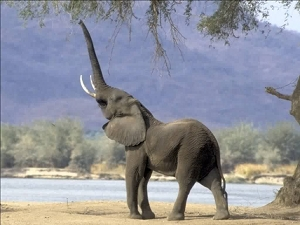
#> input picture elephant2_300x225_rgb.jpg, 300 x 225 px
$ python shiftmapnul.py   (Python 2 division)   (older library calls are emulated)
#> lines starting #> are read from the running program, lines starting #| are printed output that depends on the picture; after the words box and inside, x2 and y2 are one past the last pixel; in counts of white or black regions, pixels touching at a corner belong together
### inpaintools.py
# -*- coding: utf-8 -*-
"""
Created on Thu May 19 10:35:28 2016

@author: Balthazar
"""

import pymaxflow
import numpy as np
from time import time

## Alpha-expansion related functions

# [24 lines left out: function solve_binary_problem, not called in this run]

## Image displacements : circular shifts, warps, calculation of displacement maps

def shift_image(im, dx, dy):
    ''' circular shift of dx, dy'''
    cim=np.copy(im)
    return np.roll(np.roll(cim,dy,axis=0),dx,axis=1)

def warp(im,mx,my):
    ''''''
    sh = im.shape

    px, py = np.meshgrid(range(sh[1]), range(sh[0]))
    px = px + mx
    py = py + my

    #truncated
    px = np.mod(px,sh[1])
    py = np.mod(py,sh[0])#
    Out = im[py[:].astype(np.int),px[:].astype(np.int),]
    return Out

# [16 lines left out: function compute_displacement_map, not called in this run]

## Distance

def diff_image(a, b):
    if len(a.shape) > 2:
        return np.sum(np.abs(a - b)**2, axis=2) ** (1 / float(2))
    else:
        return np.abs(a - b)

# [6 lines left out: function difflabel, not called in this run]

## Utilitaries

def intensity(im):
    return(1/3*np.sum(im,axis=2))

def mint(A,B):
    return 1 * (A * (A <= B) + B * (B < A))

def frontiere(mask, neighborhood):
    M = 1 - mask
    K = M * 0
    n = len(neighborhood)
    for i, j in zip(neighborhood[:,0], neighborhood[:,1]):
       K += shift_image(M, i, j)
    F = K > 0
    return F * mask

def penaltydata(mx,my,mask):
    sh = mask.shape
    px, py = np.meshgrid(range(sh[1]), range(sh[0]))
    px = px + mx
    py = py + my
    C=5000000000
    K1=C*(px>(sh[1]-1))
    K2=C*(py>(sh[0]-1))
    K3=C*(px<0)
    K4=C*(py<0)
    px = np.mod(px,sh[1])
    py = np.mod(py,sh[0])
    I=C*mask[py.astype(np.int),px.astype(np.int)]
    return (I+K1+K2+K3+K4)*mask

def square_neighborhood(n):
    dx, dy = np.meshgrid(np.arange(-n // 2 + 1, n // 2 + 1), np.arange(-n//2 + 1, n // 2 + 1 ))
    dx, dy = dx.ravel(), dy.ravel()
    return np.array([dx, dy]).T

# [16 lines left out: functions round_neighborhood, rayon, not called in this run]

w = lambda x : np.exp(-0.25 * (x**2))

# [40 lines left out: function dataterm, not called in this run]

### shiftmapnul.py
# -*- coding: utf-8 -*-
"""
Created on Sun Apr 24 14:08:41 2016

@author: Rémi
"""

import numpy as np
from scipy.misc import imread
import pylab as plt
#from skimage import io
from time import time
from inpaintools import *

im = imread('elephant2_300x225_rgb.jpg').squeeze()
#> im is the input picture: shape (225, 300, 3); mean R, G, B 144.3, 145.8, 154.4
mask = imread('elephant2_300x225_msk.jpg').squeeze()
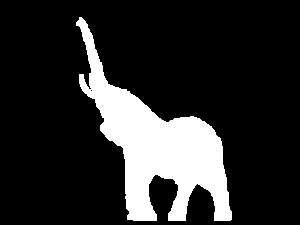
#> input picture elephant2_300x225_msk.jpg, 300 x 225 px
#> mask is the input picture: shape (225, 300); min 0, max 255, mean 42.8
mask = mask > 10
#> mask: shape (225, 300) bool; 16.8% white; 1 white region, box (x1, y1, x2, y2) and area: (76, 17, 232, 221) 11328


def Data(im, mx, my, mask, F, neighborhood):
    #F=frontiere(mask,neighborhood)
    M = np.copy(mask)
    I = im * (np.dstack((M==0, M==0, M==0)))
    e = []
    E = []
    D = []
    S = np.zeros(mask.shape)
    Data = np.zeros(mask.shape)
    for i, j in zip(neighborhood[:,0], neighborhood[:,1]):
        u = shift_image(I, i, j)
        v = warp(u, mx, my)
        e.append(u)
        E.append(v)
        x = (i ** 2 + j ** 2) ** 0.5
        D.append(w(x) * ((diff_image(u,v) ** 2) * ((u[:,:,0]>0) * (v[:,:,0]>0))))
        S = S + w(x) * ((v[:,:,0]>0) * (u[:,:,0]>0))
    S2 = S + ((S * F)==0)
    for Dataterm in D:
        Data = Data + (1 / S2) * Dataterm
    P = penaltydata(mx, my, mask)
    return ((Data + 5000000 * ((S * F)==0)) * (F > 0)) + P

def Datat(im, mask, shifts, neighborhood = np.array([[0,1],[0,-1],[0,2],[0,-2],[1,0],[-1,0],[2,0],[-2,0]])):
    F = frontiere(mask,neighborhood)
    n, k, v = im.shape
    l = shifts.shape[0]
    D = np.zeros((n,k,l))
    for m in range(l):
        mx = shifts[m,0]
        my = shifts[m,1]
        Mx = mx * np.ones((n,k)) * mask
        My = my * np.ones((n,k)) * mask
        Dm = Data(im, Mx, My, mask, F, neighborhood)
        D[:, :, m] = Dm
    return D

def dataterm(im, mask, shifts, data_neighborhood):
    #bob = time()
    width, height, depth = im.shape
#> width = 225; height = 300; depth = 3
    im = im * (np.dstack((1 - mask, ) * depth))
    card_offsets = len(shifts)
    card_neighbors = len(data_neighborhood)
#> card_neighbors = 9
    result = np.zeros((width, height, card_offsets))
    neighims = np.zeros((width, height, depth, card_neighbors))

    for index_neighbor in range(card_neighbors):
        dx, dy = data_neighborhood[index_neighbor]
        neighims[:, :, :, index_neighbor] = shift_image(im, dx, dy)
#> this loop made 9 passes
#> (dx, dy) on passes 1 to 9: (-1, -1), (0, -1), (1, -1), (-1, 0), (0, 0), (1, 0), (-1, 1), (0, 1), (1, 1)

    print 'Calcul du dataterm. ', card_offsets, 'offsets. 0% ',
    p = 0.0
    for index_offset in range(card_offsets):
        if float(index_offset) / card_offsets > p:
            print '#',
            p += 0.05
        mx, my = shifts[index_offset]
        Mx = mx * np.ones((width, height)) * mask
        My = my * np.ones((width, height)) * mask
        partial_result = np.zeros((width, height))
        normalisation = np.zeros((width, height))

        for index_neighbor in range(card_neighbors):
            dx, dy = data_neighborhood[index_neighbor]
            neighim = neighims[:, :, :, index_neighbor].copy()
            offsetim = warp(neighim, Mx, My)
            neigh_length = (dx ** 2 + dy ** 2) ** 0.5
            partial_result += w(neigh_length) * (diff_image(neighim, offsetim) ** 2) * (neighim[:,:,0]>0) * (offsetim[:,:,0]>0)
            normalisation += w(neigh_length) * (neighim[:,:,0]>0) * (offsetim[:,:,0]>0)

        normalisation += normalisation == 0
        partial_result /= normalisation
        result[:, :, index_offset] = partial_result + penaltydata(Mx, My, mask)
#> this loop made 99 passes
#> pass 1, in dataterm, `Mx = mx * np.ones((width, height)) * mask`:
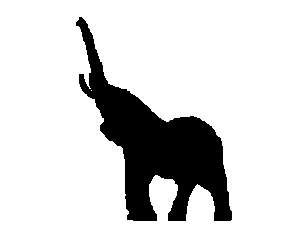
#> Mx: shape (225, 300) float64; values -22 (black) and 0 (white), 83.2% white; 1 black region, box (x1, y1, x2, y2) and area: (76, 17, 232, 221) 11328
#> pass 1, in warp, `py = np.mod(py,sh[0])#`:
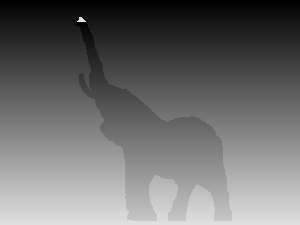
#> py: shape (225, 300) float64; min 0, max 224, mean 108.4
#> after the loop:
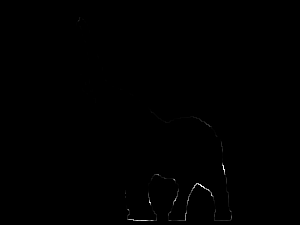
#> partial_result: shape (225, 300) float64; min 0, max 53678, mean 94.8; drawn with min black and max white
#> after the loop, p = 1
    print '100%'
    #print 'Temps de calcul = ', time()-bob
    return result

def shiftmaps(im, mask, shifts, D, smoothness_neighborhood = np.array([[0,1],[0,-1],[1,0],[-1,0]]),  rounds = 2):
    F = frontiere(mask, smoothness_neighborhood)
#> in frontiere, `K = M * 0`: K: shape (225, 300) int64; every value is 0
#> in frontiere, `n = len(neighborhood)`: n = 4
#> the loop in frontiere, `for i, j in zip(neighborhood[:,0], neighborhood[:,1]):` made 4 passes
#> j on pass 1: 1
#> pass 3, in frontiere, `K += shift_image(M, i, j)`:
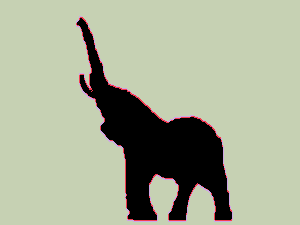
#> K: shape (225, 300) int64; 4 distinct labels, from 0 to 3; one colour per label, 0 black
#> after the loop in frontiere, `for i, j in zip(neighborhood[:,0], neighborhood[:,1]):`:
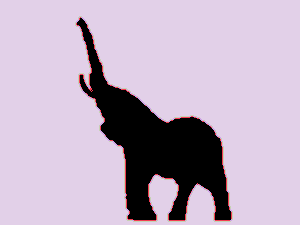
#> K: shape (225, 300) int64; 5 distinct labels, from 0 to 4; one colour per label, 0 black
#> in frontiere, `F = K > 0`: F: shape (225, 300) bool; 84.4% white; 1 black region, box (x1, y1, x2, y2) and area: (77, 18, 231, 220) 10556
#> in frontiere, `return F * mask`:
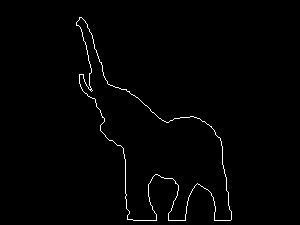
#> returned value: shape (225, 300) bool; 1.1% white in thin lines or dots, all inside (x1, y1, x2, y2) = (76, 17, 232, 221)
#> (the run stopped early here; a loop or call above may not have finished)
